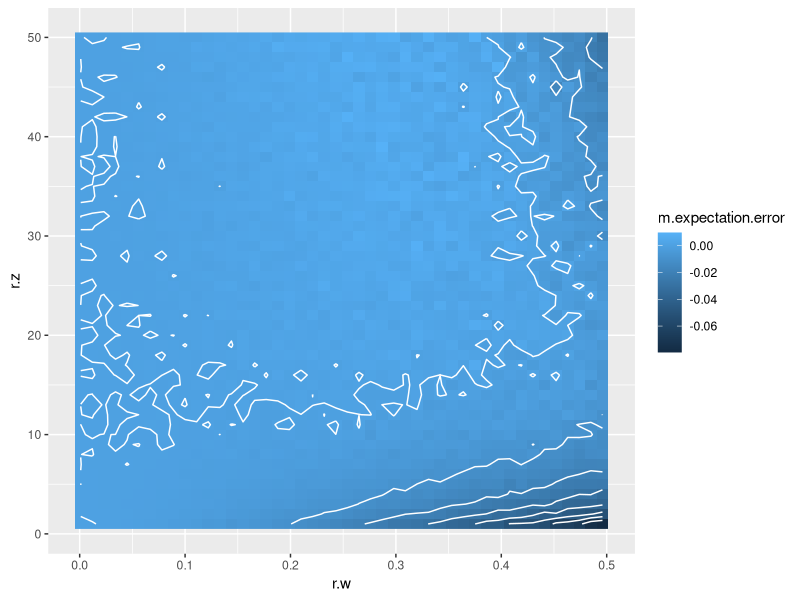
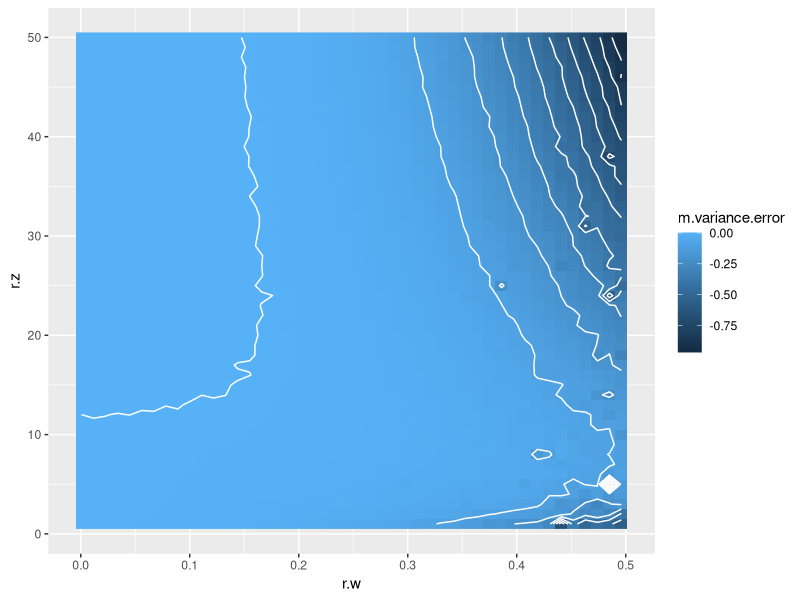

R code for these plots, in order:
## ---- chunk 1
knitr::opts_chunk$set(echo = TRUE)
library(ggplot2)
## ---- chunk 2
m.expectation.taylor = function (r.w, r.z) {
  w.var = (1/3) * r.w^2;
  z.e = (1/2) * r.z;
  return(1 + 0.5*w.var*log(abs(z.e) + 10^-8)^2);
}
m.expectation.simulation = function (r.w, r.z) {
  w.samples = runif(100000, -r.w, r.w);
  z.samples = runif(100000, 0, r.z);
  f.samples = exp(w.samples * log(z.samples + 10^-8));
  return(mean(f.samples));
}

m.expectation.input = expand.grid(r.w = seq(0.001, 0.5, 0.011), r.z = seq(1, 50, 1))
m.expectation.error = mapply(function(r.w,r.z) {
  return(m.expectation.taylor(r.w, r.z) - m.expectation.simulation(r.w, r.z))
}, m.expectation.input$r.w, m.expectation.input$r.z)
## ---- chunk 3
p = ggplot(cbind(m.expectation.input, m.expectation.error), aes(r.w, r.z)) +
  geom_raster(aes(fill = m.expectation.error)) +
  geom_contour(aes(z = m.expectation.error), colour='white')
print(p)
## ---- chunk 4
m.variance.taylor = function (r.w, r.z) {
  w.var = (1/3) * r.w^2;
  z.e = (1/2) * r.z;
  return((1 + 2*w.var*log(abs(z.e) + 10^-8)^2) - (1 + 0.5*w.var*log(abs(z.e) + 10^-8)^2)^2);
}
m.variance.simulation = function (r.w, r.z) {
  w.samples = runif(100000, -r.w, r.w);
  z.samples = runif(100000, 0, r.z);
  f.samples = exp(w.samples * log(z.samples + 10^-8));
  return(var(f.samples));
}

m.variance.input = expand.grid(r.w = seq(0.001, 0.5, 0.011), r.z = seq(1, 50, 1))
m.variance.error = mapply(function(r.w,r.z) {
  return(m.variance.taylor(r.w, r.z) - m.variance.simulation(r.w, r.z))
}, m.variance.input$r.w, m.variance.input$r.z)
## ---- chunk 5
p = ggplot(cbind(m.variance.input, m.variance.error), aes(r.w, r.z)) +
  geom_raster(aes(fill = m.variance.error)) +
  geom_contour(aes(z = m.variance.error), colour='white')
print(p)
